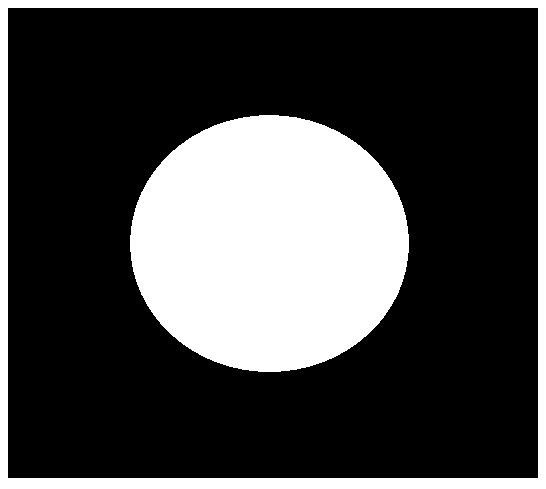
#> input picture OpenCV/01_Picture/06_pie.png, 546 x 489 px
$ jupyter execute '12_1梯度运算.ipynb'   (shell and % lines are left out)
#> lines starting #> are read from the running program, lines starting #| are printed output that depends on the picture; after the words box and inside, x2 and y2 are one past the last pixel; in counts of white or black regions, pixels touching at a corner belong together
[cell 1]
import cv2 #opencv的缩写为cv2
import matplotlib.pyplot as plt # matplotlib库用于绘图展示
import numpy as np   # numpy数值计算工具包

# 魔法指令，直接展示图，Jupyter notebook特有

[cell 2]
#梯度=膨胀-腐蚀
pie=cv2.imread('./01_Picture/06_pie.png')
#> pie is the input picture: shape (489, 546, 3); 27.8% white; 2 white regions, box (x1, y1, x2, y2) and area: (130, 115, 409, 372) 56244, (0, 0, 546, 489) 17894
kernel=np.ones((7,7),np.uint8)
dilate=cv2.dilate(pie,kernel,iterations=5)
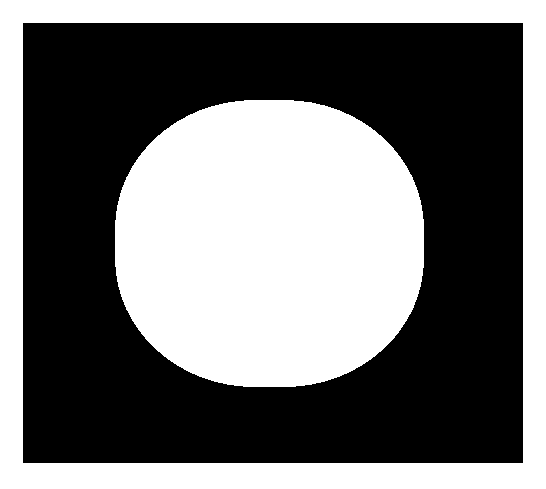
#> dilate: shape (489, 546, 3); 45% white; 2 white regions, box (x1, y1, x2, y2) and area: (115, 100, 424, 387) 73224, (0, 0, 546, 489) 46994
erosion=cv2.erode(pie,kernel,iterations=5)
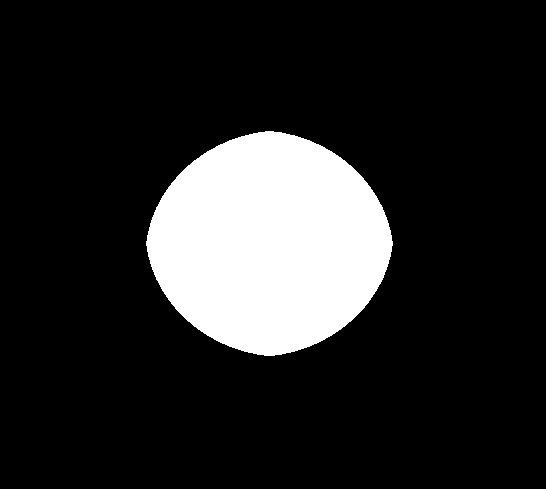
#> erosion: shape (489, 546, 3); 15.4% white; 1 white region, box (x1, y1, x2, y2) and area: (146, 131, 393, 356) 41105
res=np.hstack((dilate,erosion))
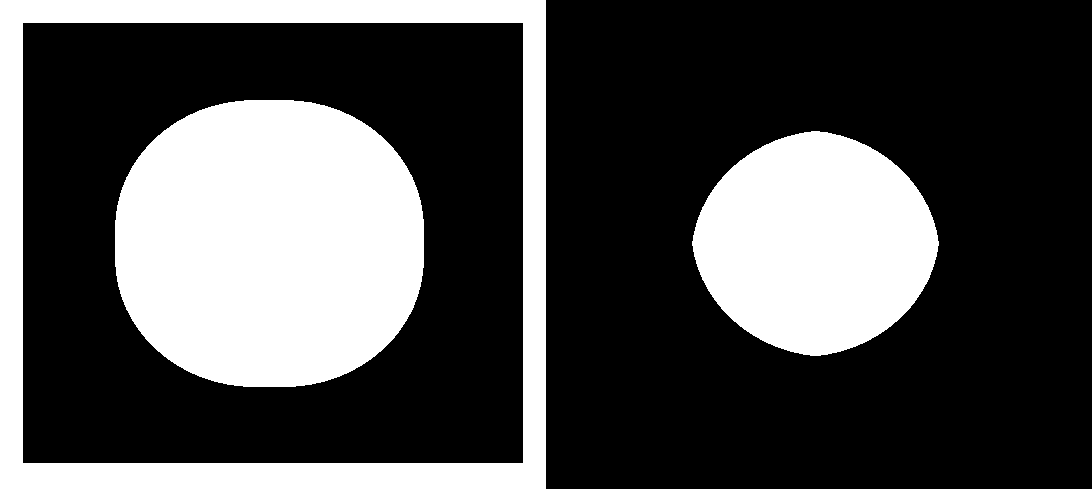
#> res: shape (489, 1092, 3); 30.2% white; 3 white regions, box (x1, y1, x2, y2) and area: (115, 100, 424, 387) 73224, (0, 0, 546, 489) 46994, (692, 131, 939, 356) 41105
cv2.imshow('res',res)
cv2.waitKey(0)
cv2.destroyAllWindows()
